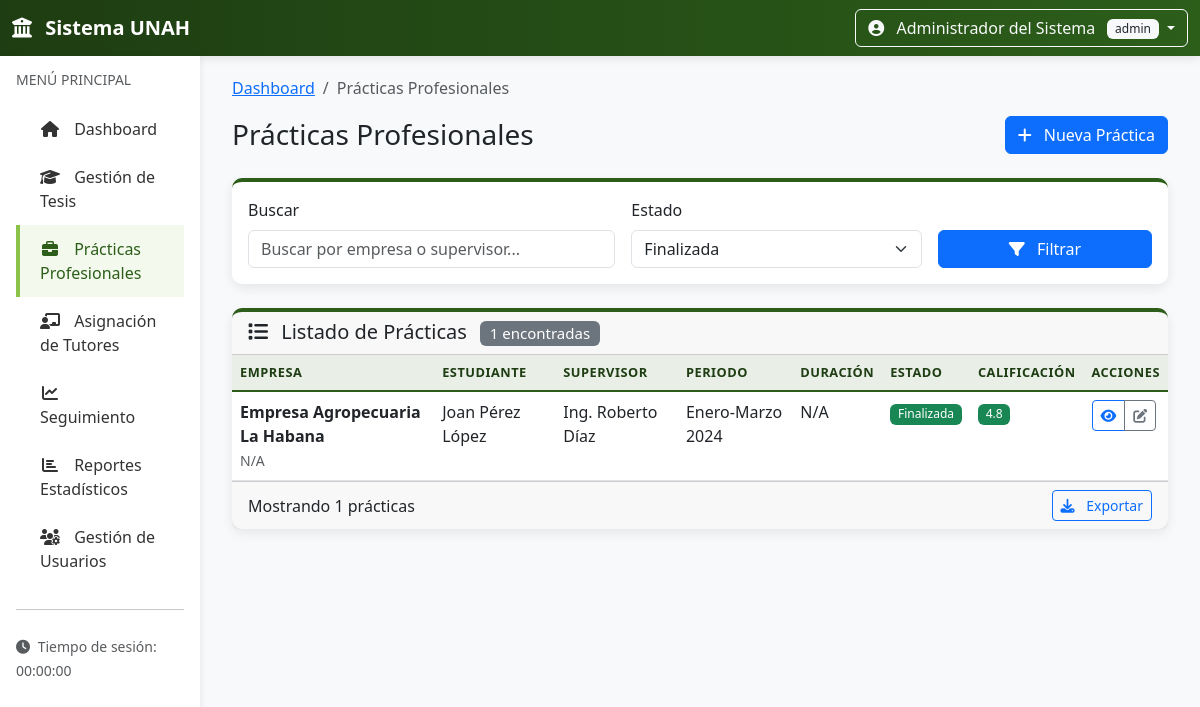
The app's page /practicas.php?estado=finalizada (signed in) with its own data.
### tables this page shows
CREATE TABLE practicas (
    id INT PRIMARY KEY AUTO_INCREMENT,
    estudiante_id INT NOT NULL,
    empresa VARCHAR(200) NOT NULL,
    supervisor VARCHAR(100),
    cargo_supervisor VARCHAR(100),
    periodo VARCHAR(50) NOT NULL,
    duracion_semanas INT,
    estado ENUM('pendiente', 'en_curso', 'finalizada', 'evaluada') DEFAULT 'pendiente',
    informe_path VARCHAR(500),
    calificacion DECIMAL(3,2),
    observaciones TEXT,
    created_at TIMESTAMP DEFAULT CURRENT_TIMESTAMP,
    updated_at TIMESTAMP DEFAULT CURRENT_TIMESTAMP ON UPDATE CURRENT_TIMESTAMP,
    FOREIGN KEY (estudiante_id) REFERENCES usuarios(id) ON DELETE CASCADE,
    INDEX idx_estudiante (estudiante_id),
    INDEX idx_empresa (empresa),
    INDEX idx_estado (estado)
);

CREATE TABLE usuarios (
    id INT PRIMARY KEY AUTO_INCREMENT,
    username VARCHAR(50) UNIQUE NOT NULL,
    password VARCHAR(255) NOT NULL,
    nombre_completo VARCHAR(100) NOT NULL,
    email VARCHAR(100),
    rol ENUM('admin', 'profesor', 'estudiante', 'coordinador') DEFAULT 'estudiante',
    departamento_id INT,
    telefono VARCHAR(15),
    activo TINYINT(1) DEFAULT 1,
    created_at TIMESTAMP DEFAULT CURRENT_TIMESTAMP,
    updated_at TIMESTAMP DEFAULT CURRENT_TIMESTAMP ON UPDATE CURRENT_TIMESTAMP,
    INDEX idx_username (username),
    INDEX idx_email (email),
    INDEX idx_rol (rol)
);

### includes/config/database.php (called while the page is built, shortened)
<?php
class Database {
    private $host = 'localhost';
    private $db_name = 'sistema-unah';
    private $username = 'root';
    private $password = '';
    public function connect() {
        $this->conn = null;
        try {
            $this->conn = new PDO(
                'mysql:host=' . $this->host . ';dbname=' . $this->db_name,
                $this->username,
                $this->password
            );
            $this->conn->setAttribute(PDO::ATTR_ERRMODE, PDO::ERRMODE_EXCEPTION);
            $this->conn->exec("SET NAMES 'utf8mb4'");
            $this->conn->exec("SET CHARACTER SET utf8mb4");
        } catch(PDOException $e) {
            echo "Error de conexión: " . $e->getMessage();
        }
        return $this->conn;
    }
    public static function getConnection() {
        static $conn = null;
        if ($conn === null) {
            $database = new self();
            $conn = $database->connect();
        }
        return $conn;
    }
}
?>

### models/Practica.php (called while the page is built, shortened)
<?php
require_once __DIR__ . '/../includes/config/database.php';
class Practica {
    private $db;
    public function __construct() {
        $this->db = Database::getConnection();
    }
    public function getAll($filtros = []) {
        $query = "SELECT p.*, u.nombre_completo as estudiante_nombre
                  FROM practicas p
                  LEFT JOIN usuarios u ON p.estudiante_id = u.id
                  WHERE 1=1";
        $params = [];
        if (!empty($filtros['estado'])) {
            $query .= " AND p.estado = :estado";
            $params[':estado'] = $filtros['estado'];
        }
        $query .= " ORDER BY p.created_at DESC";
        $stmt = $this->db->prepare($query);
        $stmt->execute($params);
        return $stmt->fetchAll(PDO::FETCH_ASSOC);
    }
}
?>

### practicas.php (the view, shortened to what this page needs)
<?php
require_once 'models/Practica.php';
$practicaModel = new Practica();
$filtros = [];
if (isset($_GET['estado']) && $_GET['estado'] !== '') {
    $filtros['estado'] = $_GET['estado'];
}
$practicas = $practicaModel->getAll($filtros);
require_once 'includes/header.php';
?>
<div class="container-fluid">
    <div class="row">
        <div class="col-12">
            <nav aria-label="breadcrumb">
                <ol class="breadcrumb">
                    <li class="breadcrumb-item"><a href="dashboard.php">Dashboard</a></li>
                    <li class="breadcrumb-item active">Prácticas Profesionales</li>
                </ol>
            </nav>
            <div class="d-flex justify-content-between align-items-center mb-4">
                <h1 class="h3 mb-0">Prácticas Profesionales</h1>
                <a href="registro_practica.php" class="btn btn-primary">
                    <i class="fas fa-plus me-2"></i> Nueva Práctica
                </a>
            </div>
        </div>
    </div>
    <div class="row mb-4">
        <div class="col-12">
            <div class="card card-unah">
                <div class="card-body">
                    <form method="GET" action="" class="row g-3">
                        <div class="col-md-5">
                            <label for="search" class="form-label">Buscar</label>
                            <input type="text" class="form-control" id="search" name="search"
                                   value="<?php echo htmlspecialchars($_GET['search'] ?? ''); ?>"
                                   placeholder="Buscar por empresa o supervisor...">
                        </div>
                        <div class="col-md-4">
                            <label for="estado" class="form-label">Estado</label>
                            <select class="form-select" id="estado" name="estado">
                                <option value="finalizada" <?php echo (isset($_GET['estado']) && $_GET['estado'] == 'finalizada') ? 'selected' : ''; ?>>Finalizada</option>
                            </select>
                        </div>
                        <div class="col-md-3 d-flex align-items-end">
                            <button type="submit" class="btn btn-primary w-100">
                                <i class="fas fa-filter me-2"></i> Filtrar
                            </button>
                        </div>
                    </form>
                </div>
            </div>
        </div>
    </div>
    <div class="row">
        <div class="col-12">
            <div class="card card-unah">
                <div class="card-header">
                    <h5 class="card-title mb-0">
                        <i class="fas fa-list me-2"></i> Listado de Prácticas
                        <span class="badge bg-secondary ms-2"><?php echo count($practicas); ?> encontradas</span>
                    </h5>
                </div>
                <?php if (!empty($practicas)): ?>
                <div class="table-responsive">
                    <table class="table table-unah table-hover mb-0">
                        <thead>
                            <tr>
                                <th>Empresa</th>
                                <th>Estudiante</th>
                                <th>Supervisor</th>
                                <th>Periodo</th>
                                <th>Duración</th>
                                <th>Estado</th>
                                <th>Calificación</th>
                                <th>Acciones</th>
                            </tr>
                        </thead>
                        <tbody>
                            <?php foreach ($practicas as $p):
                                $estado_class = [
                                    'pendiente' => 'warning',
                                    'en_curso' => 'primary',
                                    'finalizada' => 'success',
                                    'evaluada' => 'info'
                                ][$p['estado']] ?? 'secondary';
                            ?>
                            <tr>
                                <td>
                                    <div class="fw-semibold"><?php echo htmlspecialchars($p['empresa']); ?></div>
                                    <small class="text-muted"><?php echo htmlspecialchars($p['cargo_supervisor'] ?? 'N/A'); ?></small>
                                </td>
                                <td><?php echo htmlspecialchars($p['estudiante_nombre'] ?? 'N/A'); ?></td>
                                <td><?php echo htmlspecialchars($p['supervisor'] ?? 'N/A'); ?></td>
                                <td><?php echo htmlspecialchars($p['periodo']); ?></td>
                                <td><?php echo $p['duracion_semanas'] ? $p['duracion_semanas'] . ' semanas' : 'N/A'; ?></td>
                                <td>
                                    <span class="badge bg-<?php echo $estado_class; ?>">
                                        <?php echo ucfirst(str_replace('_', ' ', $p['estado'])); ?>
                                    </span>
                                </td>
                                <td>
                                    <?php if ($p['calificacion']): ?>
                                        <span class="badge bg-<?php echo $p['calificacion'] >= 3 ? 'success' : ($p['calificacion'] >= 2 ? 'warning' : 'danger'); ?>">
                                            <?php echo number_format($p['calificacion'], 1); ?>
                                        </span>
                                    <?php else: ?>
                                        <span class="badge bg-secondary">Pendiente</span>
                                    <?php endif; ?>
                                </td>
                                <td>
                                    <div class="btn-group btn-group-sm">
                                        <a href="detalle_practica.php?id=<?php echo $p['id']; ?>"
                                           class="btn btn-outline-primary" title="Ver detalles">
                                            <i class="fas fa-eye"></i>
                                        </a>
                                        <?php if ($_SESSION['role'] === 'admin' ||
                                                 ($_SESSION['role'] === 'estudiante' && $p['estudiante_id'] == $_SESSION['user_id'])): ?>
                                        <a href="editar_practica.php?id=<?php echo $p['id']; ?>"
                                           class="btn btn-outline-secondary" title="Editar">
                                            <i class="fas fa-edit"></i>
                                        </a>
                                        <?php endif; ?>
                                    </div>
                                </td>
                            </tr>
                            <?php endforeach; ?>
                        </tbody>
                    </table>
                </div>
                <div class="card-footer">
                    <div class="d-flex justify-content-between align-items-center">
                        <div>
                            Mostrando <?php echo count($practicas); ?> prácticas
                        </div>
                        <div>
                            <button class="btn btn-outline-primary btn-sm">
                                <i class="fas fa-download me-2"></i> Exportar
                            </button>
                        </div>
                    </div>
                </div>
                <?php endif; ?>
            </div>
        </div>
    </div>
</div>
<?php
require_once 'includes/footer.php';
?>

### assets/css/dashboard.css (style rules this page uses)
.card-unah { transition: transform 0.2s; }
.table-unah th { font-weight: 600; text-transform: uppercase; font-size: 0.8rem; letter-spacing: 0.5px; }
.badge { font-weight: 500; padding: 0.35em 0.65em; }

### includes/header.php (style rules this page uses)
:root { --primary-color: #2c5e1a; --primary-dark: #1e3d12; --secondary-color: #4a7c3f; --accent-color: #8bc34a; }
body { font-family: 'Segoe UI', Tahoma, Geneva, Verdana, sans-serif; background-color: #f8f9fa; }
.card-unah { border: none; border-radius: 10px; box-shadow: 0 4px 12px rgba(0,0,0,0.08); border-top: 4px solid var(--primary-color); }
.table-unah th { background-color: rgba(44, 94, 26, 0.1); color: var(--primary-dark); border-bottom: 2px solid var(--primary-color); }

### records on screen
practicas: empresa "Empresa Agropecuaria La Habana", cargo_supervisor "N/A", estudiante.nombre_completo "Joan Pérez López", supervisor "Ing. Roberto Díaz", periodo "Enero-Marzo 2024", estado "Finalizada", calificacion "4.8"

### other values on screen
$_SESSION['nombre'] "Administrador del Sistema"
$_SESSION['role'] "admin"
count($practicas) "1"
